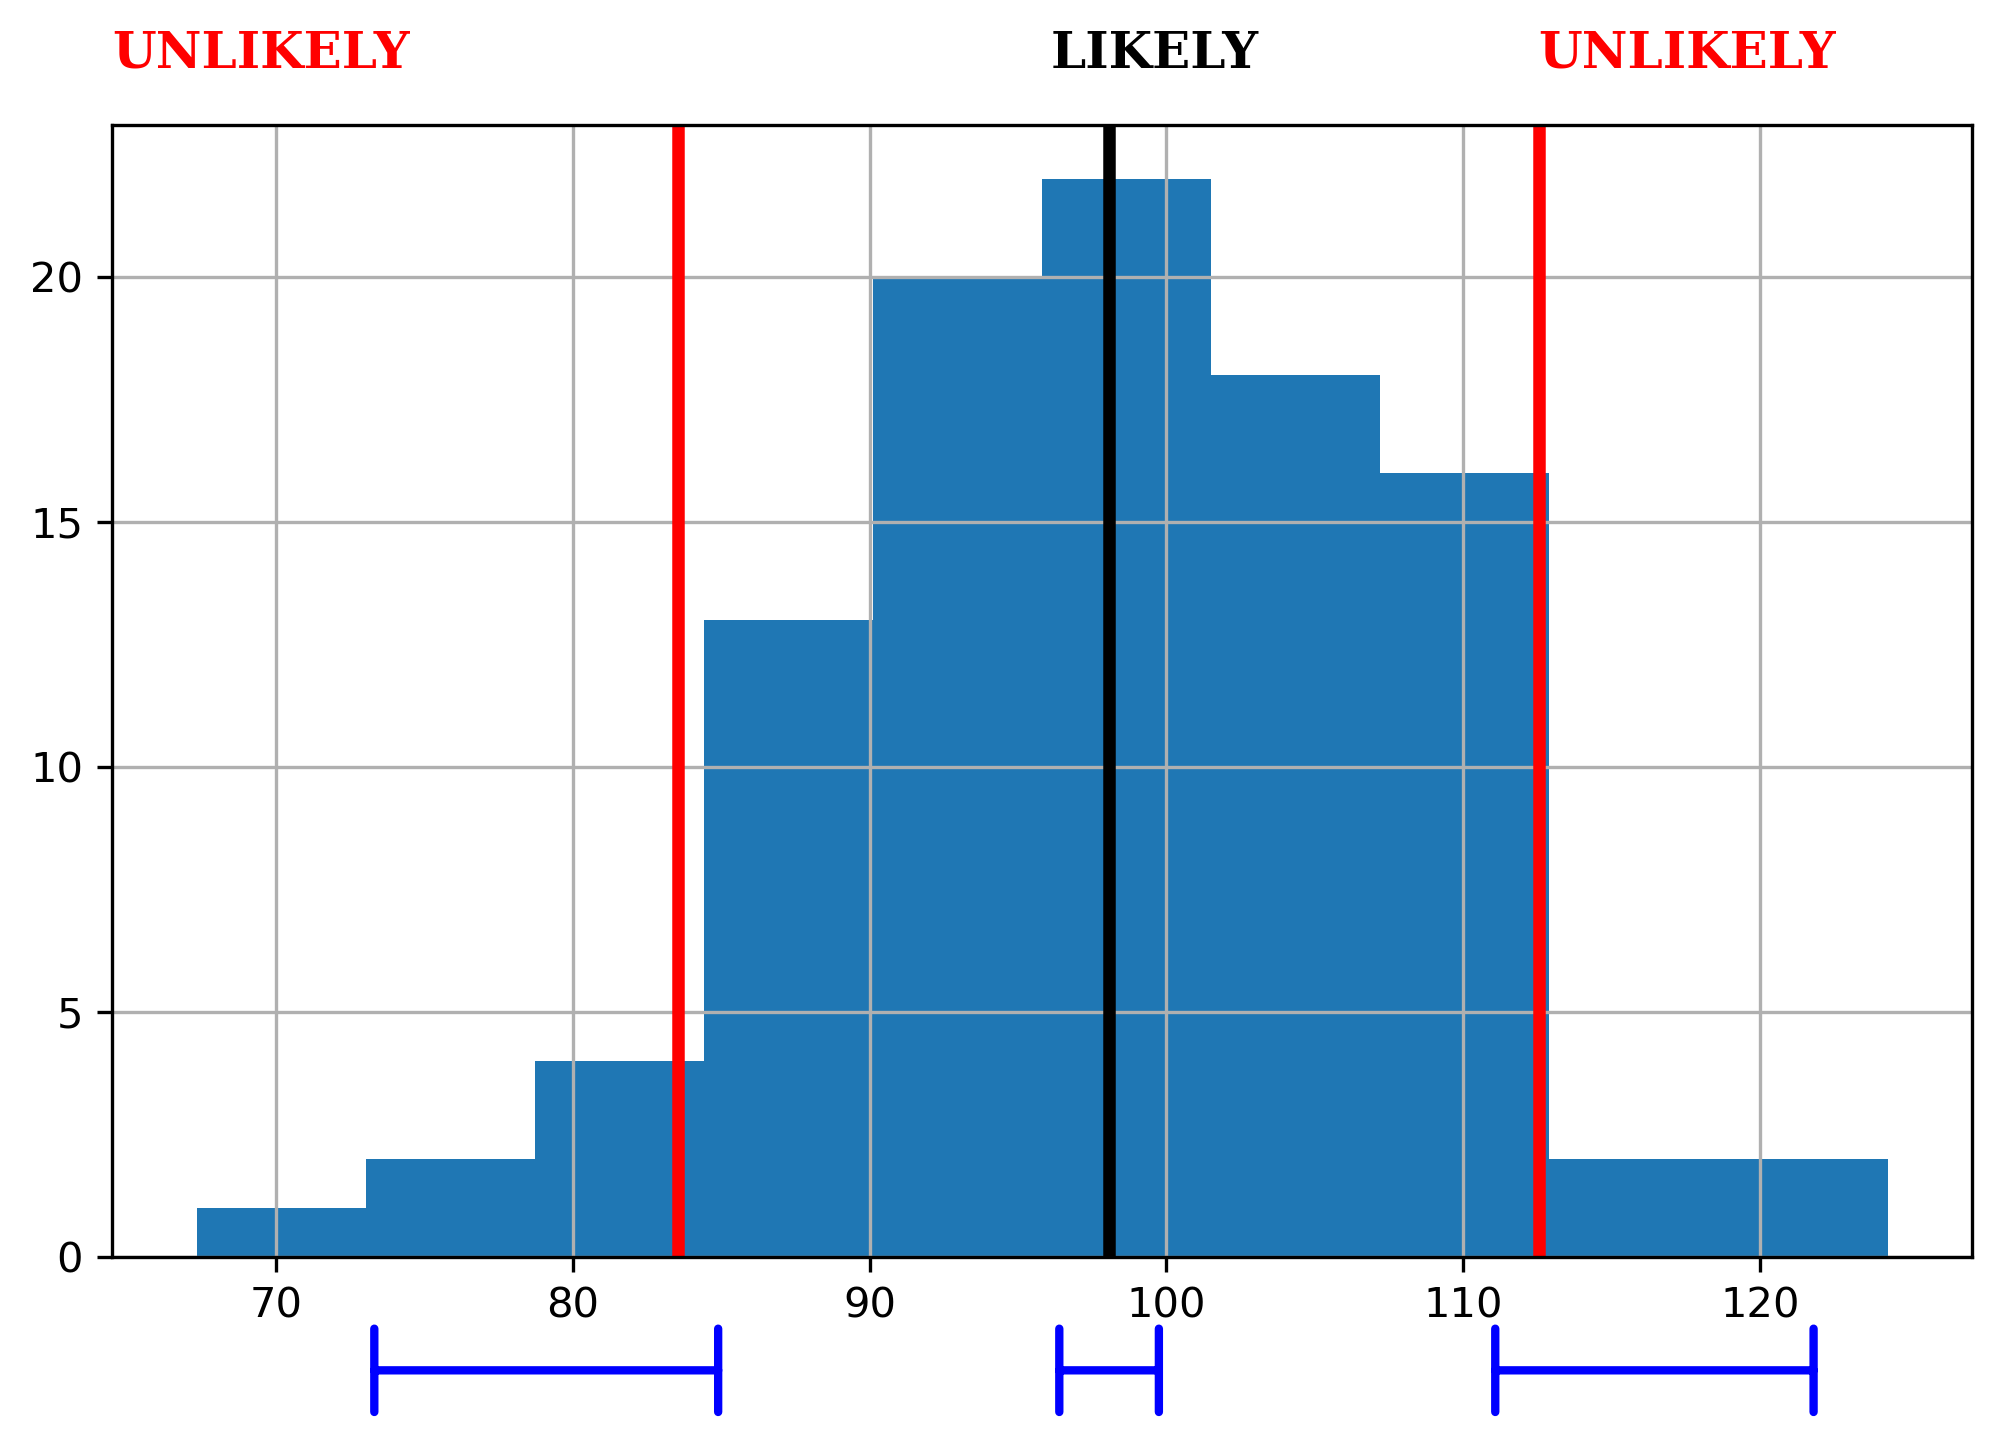

The script that drew this image:
'''
Measure of Risk and Error (MORE) plot

Provides a simple summary of replications in terms of likely and 
unlikely ranges and CI ranges for mean and percentiles.

'''

import numpy as np
import pandas as pd
import warnings

def ci_for_sample_mean(mean_value, std, n, critical_value=1.96):
    '''Confidence interval for mean.  Assume std is sample std.
    
    Notes:
    ------
    
    critical value hard coded at the moment.  
    Should update to use t dist.
    '''
    half_width = (critical_value * (std / np.sqrt(n)))
    mean_lower = mean_value - half_width
    mean_upper = mean_value + half_width
    return mean_lower, mean_upper

def ci_percentile(results, field, percentile, critical_value=1.96):
    '''Approximate confidence interval for percentile.
    Note these may or may not be symmetric.
    
    Notes:
    ------
    
    critical value hard coded at the moment.  
    Should update to use t dist.
    
    Params:
    ------
    results: pd.DataFrame
        Results dataframe - tabular data where each row is a rep and each col is a KPI
        
    field: int
        Field from data frame to analyse
        
    percentile: float
        The percentile around which to form the CI
        
    critical_value: float, optional (default = 1.96)
        critical value of the normal dist to use.
    '''
    half_width = critical_value * np.sqrt((percentile * (1 - percentile)) / (len(results) - 1))
    y_beta_1 = results[field].quantile(percentile - half_width)
    y_beta_2 = results[field].quantile(percentile + half_width)
    return y_beta_1, y_beta_2

def as_horizontal_axis_fraction(value, xmin, xmax):
    '''Convert a axis value to a fraction accounting for the 
    minimum on the xaxis (i.e. axis may not start from 0).
    '''
    return (value - xmin) / (xmax - xmin)


def draw_interval(ax, start, end, style="|-|", lw=3, color='b'):
    '''Annotate a matplotlib chart underneath x axis with an confidence interval.
    '''
    _ = ax.annotate('', xy=(start, -0.1), xycoords='axes fraction', 
                       xytext=(end, -0.1),
                       arrowprops=dict(arrowstyle=style, color=color, lw=lw))


def more_plot(results, field=0, x_label=None, bins=None, figsize=(8, 5), 
              percentiles=(0.05, 0.95), suppress_warnings=False):
    '''Measure of Risk and Error (MORE) plot.
    
    Risk illustrated via likely and unlikely ranges of replication values. 
    Erorr illustrated for CIs for mean and wide approx confidence intervals for percentiles
        
    Confidence intervals for percentiles will only be calculated if > 80 replications due to 
    approximation accuracy.
    
    Notes:
    ------
    Each value plotted represents the mean of a replication (e.g. daily throughput).  It should
    not be confused with an individuals results (e.g. an individuals throughput time). 
    
    If the system modelled contains time dependency the MORE plot may hide time of day/event effects.
    
    Params:
    ------
    results: pd.DataFrame
        Tabular data of replications. each column is a kpi
        
    field: int or str
        ID or field name of column containing relevant data

    x_label: str, optional (default=None)
        The x axis label.  If None then no label will be included.
        
    bins: int, optional (default=None)
        no. bins to generate. None=pandas decides no.
        
    figsize: tuple, optional (default=(8,5))
        size of plot
        
    Returns:
    -------
    fig, ax
    
    Refs:
    -----
    
    Nelson 2008. (Winter Simulation Paper)
    https://ieeexplore.ieee.org/document/4736095    
    
    '''
    
    # probably will shift these to module level scope.
    LIKELY = 'LIKELY'
    UNLIKELY = 'UNLIKELY'
    FONT_SIZE = 12
    LINE_WIDTH = 3
    LINE_STYLE = '-'
    CRIT_VALUE = 1.96
    UPPER_QUANTILE = percentiles[1]
    LOWER_QUANTILE = percentiles[0]
    INTERVAL_LW = 2
    MIN_N_FOR_PERCENTILE = 80
    WARN = f'CIs for percentiles are not generated as sample size < {MIN_N_FOR_PERCENTILE}.'
    WARN += ' To supress this msg set `supress_warnings=True`'

    ax = results[field].hist(bins=bins, figsize=figsize)
    if x_label is not None:
        ax.set_xlabel(x_label)
    mean = results[field].mean()
    std = results[field].std(ddof=1)
    upper_percentile = results[field].quantile(UPPER_QUANTILE)
    lower_percentile = results[field].quantile(LOWER_QUANTILE)

    # vertical lines
    ax.axvline(x=mean, linestyle='-', color='black', linewidth=LINE_WIDTH)
    ax.axvline(x=upper_percentile, linestyle='-', color='red', linewidth=LINE_WIDTH)
    ax.axvline(x=lower_percentile, linestyle='-', color='red', linewidth=LINE_WIDTH)

    like_font = {'family': 'serif',
                 'color':  'black',
                 'weight': 'bold',
                 'size': FONT_SIZE
                 }
    unlike_font = {'family': 'serif',
                 'color':  'red',
                 'weight': 'bold',
                 'size': FONT_SIZE
                 }

    # add text
    txt_offset = ax.get_ylim()[1] * 1.05
    ax.text(mean - (mean * 0.02), txt_offset, LIKELY, fontdict=like_font)
    ax.text(upper_percentile, txt_offset, UNLIKELY, fontdict=unlike_font)
    ax.text(ax.get_xlim()[0], txt_offset, UNLIKELY, fontdict=unlike_font)

    # calculate and display confidence intervals

    ## CIs for sample mean
    mean_lower, mean_upper = ci_for_sample_mean(mean, std, len(results))

    # Draw Confidence intervals
    # The horizontal lines are expressed as an axis fraction i.e. between 0 and 1.  
    # This means that the percentile CIs need to be converted before plotting.
    # The function as_horizontal_axis_fraction is used.

    ## mean CI  
    hline_mean_from = as_horizontal_axis_fraction(mean_lower, ax.get_xlim()[0], ax.get_xlim()[1])
    hline_mean_to = as_horizontal_axis_fraction(mean_upper, ax.get_xlim()[0], ax.get_xlim()[1])
    draw_interval(ax, hline_mean_from, hline_mean_to, lw=INTERVAL_LW)

    print(hline_mean_from, hline_mean_to)
    
    # avoid approximation issues with small samples.  
    if len(results) >= MIN_N_FOR_PERCENTILE:
        ## upper percentile
        y_beta_1, y_beta_2 = ci_percentile(results, field, UPPER_QUANTILE, critical_value=CRIT_VALUE)

        ## lower percentile
        y_beta_l_1, y_beta_l_2 = ci_percentile(results, field, LOWER_QUANTILE, critical_value=CRIT_VALUE)
        
        ## line for upper quantile CI
        hline_upper_q_from = (y_beta_1 - ax.get_xlim()[0]) / (ax.get_xlim()[1] - ax.get_xlim()[0])
        hline_upper_q_to = (y_beta_2 - ax.get_xlim()[0]) / (ax.get_xlim()[1] - ax.get_xlim()[0])
        
        hline_upper_q_from = as_horizontal_axis_fraction(y_beta_1, ax.get_xlim()[0], ax.get_xlim()[1])
        hline_upper_q_to = as_horizontal_axis_fraction(y_beta_2, ax.get_xlim()[0], ax.get_xlim()[1])
        draw_interval(ax, hline_upper_q_from, hline_upper_q_to, lw=INTERVAL_LW)
        
        ## line for lower quantile CI        
        hline_lower_q_from = as_horizontal_axis_fraction(y_beta_l_1, ax.get_xlim()[0], ax.get_xlim()[1])
        hline_lower_q_to = as_horizontal_axis_fraction(y_beta_l_2, ax.get_xlim()[0], ax.get_xlim()[1])
        draw_interval(ax, hline_lower_q_from, hline_lower_q_to, lw=INTERVAL_LW)
        
    elif not suppress_warnings:
        warnings.warn(WARN)
        
    return ax.figure, ax
